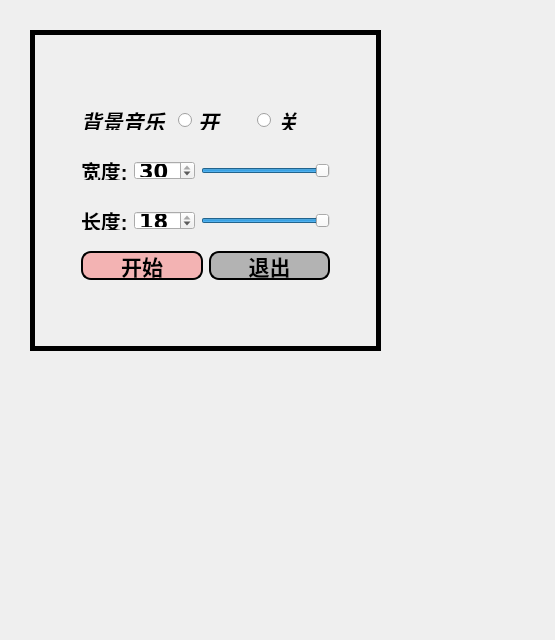
<?xml version="1.0" encoding="UTF-8"?>
<ui version="4.0">
 <class>SelectionWindowClass</class>
 <widget class="QWidget" name="SelectionWindowClass">
  <property name="geometry">
   <rect>
    <x>0</x>
    <y>0</y>
    <width>555</width>
    <height>640</height>
   </rect>
  </property>
  <property name="font">
   <font>
    <pointsize>16</pointsize>
   </font>
  </property>
  <property name="windowTitle">
   <string>SelectionWindow</string>
  </property>
  <widget class="QFrame" name="BackFrame">
   <property name="geometry">
    <rect>
     <x>30</x>
     <y>30</y>
     <width>351</width>
     <height>321</height>
    </rect>
   </property>
   <property name="frameShape">
    <enum>QFrame::Panel</enum>
   </property>
   <property name="frameShadow">
    <enum>QFrame::Plain</enum>
   </property>
   <property name="lineWidth">
    <number>5</number>
   </property>
   <widget class="QWidget" name="horizontalLayoutWidget_2">
    <property name="geometry">
     <rect>
      <x>40</x>
      <y>120</y>
      <width>271</width>
      <height>41</height>
     </rect>
    </property>
    <layout class="QHBoxLayout" name="Layout_Width">
     <item>
      <widget class="QLabel" name="label_Width">
       <property name="font">
        <font>
         <pointsize>15</pointsize>
         <bold>true</bold>
        </font>
       </property>
       <property name="text">
        <string>宽度:</string>
       </property>
      </widget>
     </item>
     <item>
      <widget class="QSpinBox" name="spinBox_Width">
       <property name="font">
        <font>
         <family>Verdana</family>
         <pointsize>16</pointsize>
         <bold>true</bold>
        </font>
       </property>
       <property name="styleSheet">
        <string notr="true"/>
       </property>
       <property name="showGroupSeparator" stdset="0">
        <bool>false</bool>
       </property>
       <property name="minimum">
        <number>10</number>
       </property>
       <property name="maximum">
        <number>30</number>
       </property>
       <property name="value">
        <number>30</number>
       </property>
      </widget>
     </item>
     <item>
      <widget class="QSlider" name="Slider_Width">
       <property name="minimum">
        <number>10</number>
       </property>
       <property name="maximum">
        <number>30</number>
       </property>
       <property name="value">
        <number>30</number>
       </property>
       <property name="orientation">
        <enum>Qt::Horizontal</enum>
       </property>
      </widget>
     </item>
    </layout>
   </widget>
   <widget class="QWidget" name="horizontalLayoutWidget">
    <property name="geometry">
     <rect>
      <x>40</x>
      <y>170</y>
      <width>271</width>
      <height>41</height>
     </rect>
    </property>
    <layout class="QHBoxLayout" name="Layout_Height">
     <item>
      <widget class="QLabel" name="label_Height">
       <property name="font">
        <font>
         <pointsize>15</pointsize>
         <bold>true</bold>
        </font>
       </property>
       <property name="text">
        <string>长度:</string>
       </property>
      </widget>
     </item>
     <item>
      <widget class="QSpinBox" name="spinBox_Height">
       <property name="font">
        <font>
         <family>Verdana</family>
         <pointsize>16</pointsize>
         <bold>true</bold>
        </font>
       </property>
       <property name="minimum">
        <number>10</number>
       </property>
       <property name="maximum">
        <number>18</number>
       </property>
       <property name="value">
        <number>18</number>
       </property>
      </widget>
     </item>
     <item>
      <widget class="QSlider" name="Slider_Height">
       <property name="minimum">
        <number>10</number>
       </property>
       <property name="maximum">
        <number>18</number>
       </property>
       <property name="value">
        <number>18</number>
       </property>
       <property name="orientation">
        <enum>Qt::Horizontal</enum>
       </property>
      </widget>
     </item>
    </layout>
   </widget>
   <widget class="QWidget" name="horizontalLayoutWidget_3">
    <property name="geometry">
     <rect>
      <x>40</x>
      <y>70</y>
      <width>271</width>
      <height>41</height>
     </rect>
    </property>
    <layout class="QHBoxLayout" name="Layout_Music">
     <item>
      <widget class="QLabel" name="label_Music">
       <property name="font">
        <font>
         <pointsize>16</pointsize>
         <italic>true</italic>
         <bold>true</bold>
         <underline>true</underline>
         <strikeout>false</strikeout>
        </font>
       </property>
       <property name="text">
        <string>背景音乐</string>
       </property>
      </widget>
     </item>
     <item>
      <widget class="QRadioButton" name="Button_Open">
       <property name="font">
        <font>
         <pointsize>16</pointsize>
         <italic>true</italic>
         <bold>true</bold>
         <underline>true</underline>
        </font>
       </property>
       <property name="text">
        <string>开</string>
       </property>
      </widget>
     </item>
     <item>
      <widget class="QRadioButton" name="Button_Close">
       <property name="font">
        <font>
         <pointsize>16</pointsize>
         <italic>true</italic>
         <bold>true</bold>
         <underline>true</underline>
        </font>
       </property>
       <property name="text">
        <string>关</string>
       </property>
      </widget>
     </item>
    </layout>
   </widget>
   <widget class="QWidget" name="horizontalLayoutWidget_4">
    <property name="geometry">
     <rect>
      <x>40</x>
      <y>210</y>
      <width>271</width>
      <height>51</height>
     </rect>
    </property>
    <layout class="QHBoxLayout" name="horizontalLayout">
     <item>
      <widget class="QPushButton" name="Button_OK">
       <property name="font">
        <font>
         <pointsize>16</pointsize>
         <bold>true</bold>
        </font>
       </property>
       <property name="mouseTracking">
        <bool>true</bool>
       </property>
       <property name="styleSheet">
        <string notr="true">QPushButton#Button_OK {
background-color: rgba(254, 0, 0, 64);
border-radius: 10px;
border: 2px solid black;
}

QPushButton#Button_OK:hover {
background-color: pink;
border-radius: 10px;
border: 2px solid black;
}
</string>
       </property>
       <property name="text">
        <string>开始</string>
       </property>
      </widget>
     </item>
     <item>
      <widget class="QPushButton" name="Button_Exit">
       <property name="font">
        <font>
         <pointsize>16</pointsize>
         <bold>true</bold>
        </font>
       </property>
       <property name="mouseTracking">
        <bool>true</bool>
       </property>
       <property name="styleSheet">
        <string notr="true">QPushButton#Button_Exit {
background-color: rgba(0, 0, 0, 64);
border-radius: 10px;
border: 2px solid black;
}

QPushButton#Button_Exit:hover {
background-color: pink;
border-radius: 10px;
border: 2px solid black;
}
</string>
       </property>
       <property name="text">
        <string>退出</string>
       </property>
      </widget>
     </item>
    </layout>
   </widget>
  </widget>
 </widget>
 <layoutdefault spacing="6" margin="11"/>
 <resources/>
 <connections/>
</ui>
